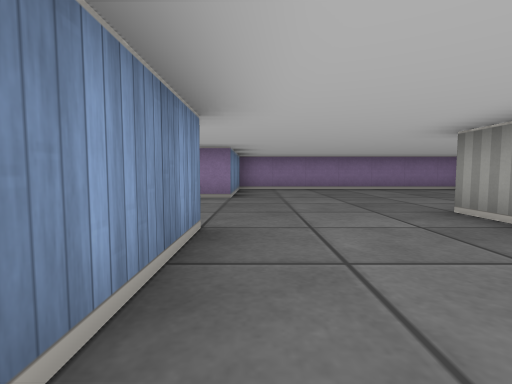
view 1 (above)

15 first-person views from a walk through a cub3D ray-caster map. The camera is about half as high as the walls, tilts 4° down and sees 85° across. The floor is counted in squares. Each view is taken from the middle of a square. On the plan, view 1 faces up. The plan holds only what a view shows up to about 9 squares ahead; the rest is blank.

view 2
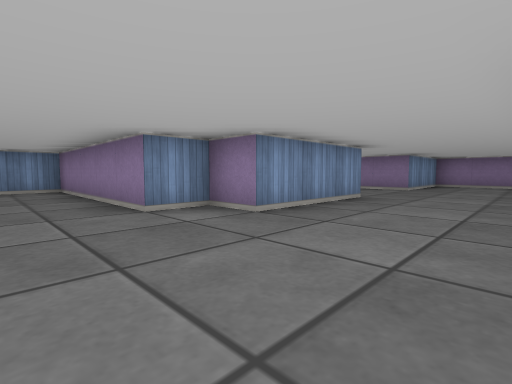

view 3
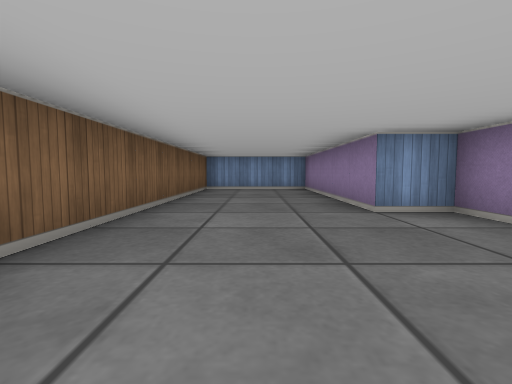

view 4
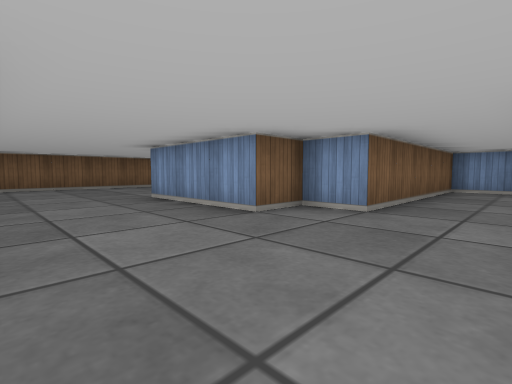

view 5
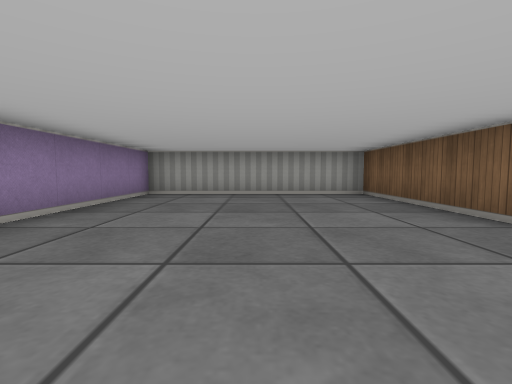

view 6
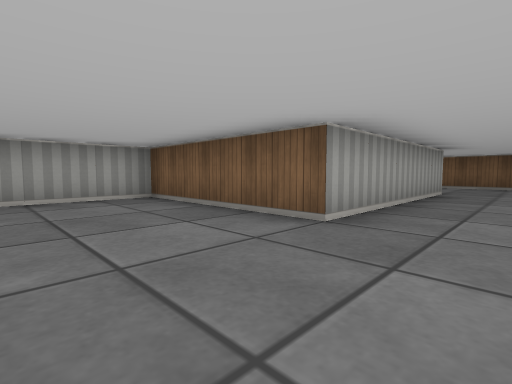

view 7
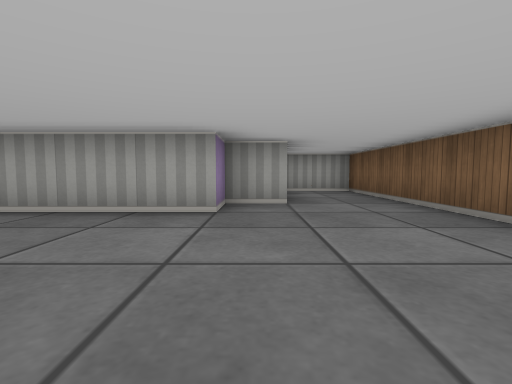

view 8
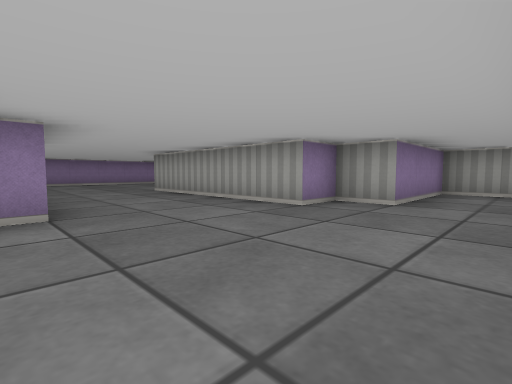

view 9
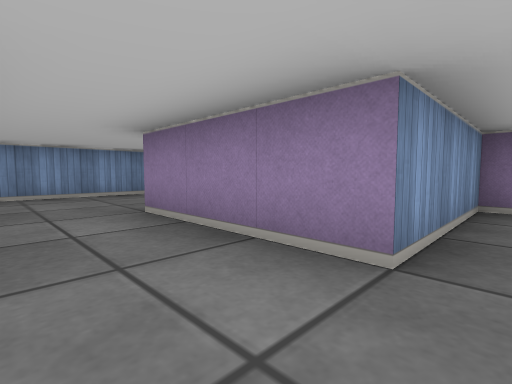

view 10
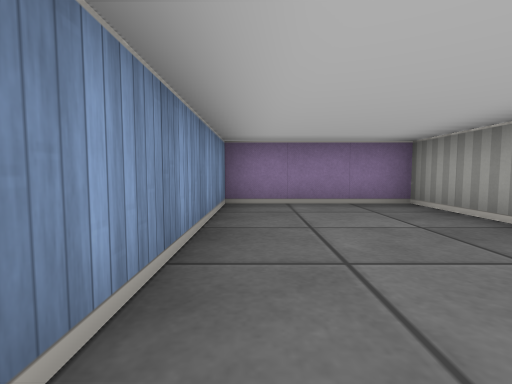

view 11
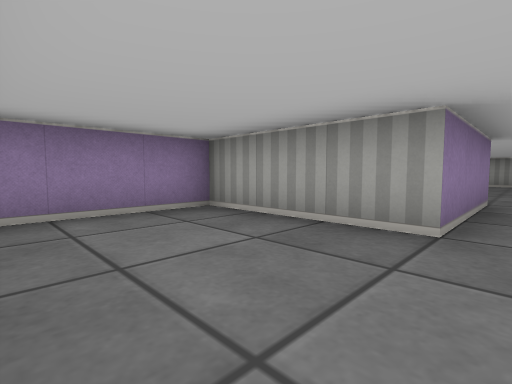

view 12
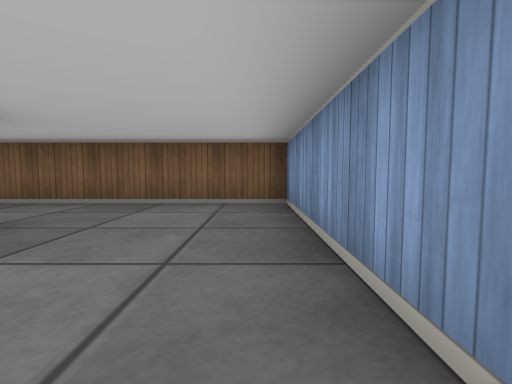

view 13
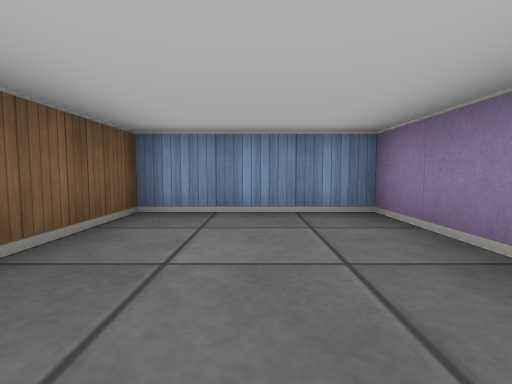

view 14
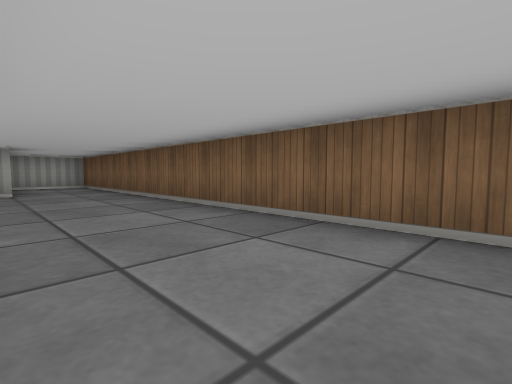

view 15
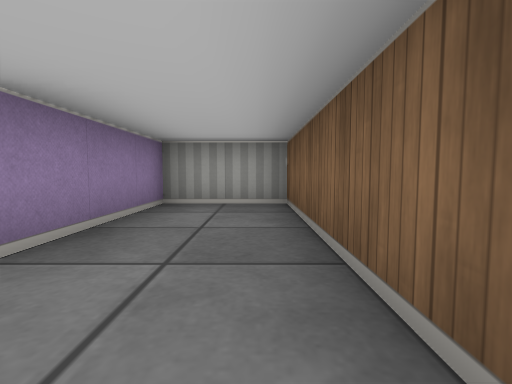

### Floor plan
Points are (right, up) in squares from view 1. A wall is a line through its corners. A room is listed if a view was taken in it or the views show most of it. See-through windows are left out.
Room 1 (views 1, 2, 3, 4, 5, 6, 7, 8, 9, 10, 11, 12, 13, 14, 15)
walls: (-0.5, 2.5) (-0.5, -0.5) (-1.5, -0.5) (-1.5, -1.5) (-6.5, -1.5) (-6.5, -4.5) (6.5, -4.5) (6.5, -2.5) (3.5, -2.5) (3.5, -1.5) (2.5, -1.5) (2.5, 3.5) (6.5, 3.5) (6.5, 8.5) (-0.5, 8.5) (-0.5, 5.5) (-3.5, 5.5) (-3.5, 8.5) (-6.5, 8.5) (-6.5, 3.5) (-1.5, 3.5) (-1.5, 2.5) (-0.5, 2.5)

Where each view was taken, in squares from view 1:
view 1: 0 up, 0 right, facing up
view 2: 3 down, 2 right, facing up-left
view 3: 3 down, 2 right, facing left
view 4: 5 up, 2 right, facing down-left
view 5: 6 up, 0 right, facing right
view 6: 6 up, 1 right, facing down-right
view 7: 2 down, 1 left, facing right
view 8: 4 down, 1 left, facing up-right
view 9: 4 up, 0 right, facing up-left
view 10: 4 up, 6 left, facing up
view 11: 5 up, 6 left, facing up-right
view 12: 8 up, 6 left, facing down
view 13: 3 down, 3 left, facing left
view 14: 2 down, 4 left, facing down-right
view 15: 4 down, 2 right, facing right
